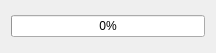
<?xml version="1.0" encoding="UTF-8"?>
<ui version="4.0">
 <class>ProgressDialog</class>
 <widget class="QDialog" name="ProgressDialog">
  <property name="windowModality">
   <enum>Qt::NonModal</enum>
  </property>
  <property name="geometry">
   <rect>
    <x>0</x>
    <y>0</y>
    <width>216</width>
    <height>53</height>
   </rect>
  </property>
  <property name="windowTitle">
   <string>Progress</string>
  </property>
  <property name="modal">
   <bool>false</bool>
  </property>
  <layout class="QVBoxLayout" name="verticalLayout">
   <item>
    <widget class="QProgressBar" name="progressBar">
     <property name="value">
      <number>0</number>
     </property>
    </widget>
   </item>
  </layout>
 </widget>
 <resources/>
 <connections/>
</ui>
